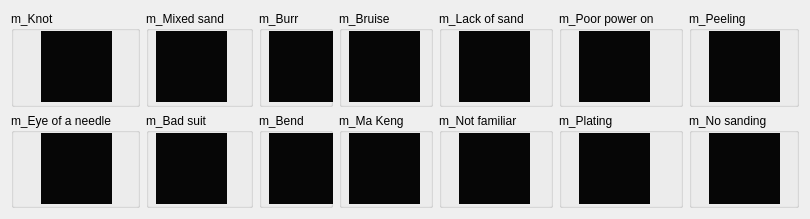
            <widget class="QWidget" name="scrollAreaWidgetContents_4">
             <property name="geometry">
              <rect>
               <x>0</x>
               <y>0</y>
               <width>789</width>
               <height>219</height>
              </rect>
             </property>
             <layout class="QGridLayout" name="gridLayout_13">
              <item row="0" column="0">
               <widget class="QGroupBox" name="groupBox_8">
                <property name="title">
                 <string>m_Knot</string>
                </property>
                <widget class="QLabel" name="CurproductionpageKnotShow">
                 <property name="geometry">
                  <rect>
                   <x>30</x>
                   <y>20</y>
                   <width>71</width>
                   <height>71</height>
                  </rect>
                 </property>
                 <property name="styleSheet">
                  <string notr="true">background-color: rgb(6, 6, 6);</string>
                 </property>
                 <property name="text">
                  <string/>
                 </property>
                 <property name="scaledContents">
                  <bool>true</bool>
                 </property>
                </widget>
               </widget>
              </item>
              <item row="0" column="1">
               <widget class="QGroupBox" name="groupBox_9">
                <property name="title">
                 <string>m_Mixed sand</string>
                </property>
                <widget class="QLabel" name="CurproductionpageMixedShow">
                 <property name="geometry">
                  <rect>
                   <x>10</x>
                   <y>20</y>
                   <width>71</width>
                   <height>71</height>
                  </rect>
                 </property>
                 <property name="styleSheet">
                  <string notr="true">background-color: rgb(6, 6, 6);</string>
                 </property>
                 <property name="text">
                  <string/>
                 </property>
                 <property name="scaledContents">
                  <bool>true</bool>
                 </property>
                </widget>
               </widget>
              </item>
              <item row="0" column="2">
               <widget class="QGroupBox" name="groupBox_12">
                <property name="title">
                 <string>m_Burr</string>
                </property>
                <widget class="QLabel" name="CurproductionpageBurrShow">
                 <property name="geometry">
                  <rect>
                   <x>10</x>
                   <y>20</y>
                   <width>71</width>
                   <height>71</height>
                  </rect>
                 </property>
                 <property name="styleSheet">
                  <string notr="true">background-color: rgb(6, 6, 6);</string>
                 </property>
                 <property name="text">
                  <string/>
                 </property>
                 <property name="scaledContents">
                  <bool>true</bool>
                 </property>
                </widget>
               </widget>
              </item>
              <item row="0" column="3">
               <widget class="QGroupBox" name="groupBox_31">
                <property name="title">
                 <string>m_Bruise</string>
                </property>
                <widget class="QLabel" name="CurproductionpageBuiseShow">
                 <property name="geometry">
                  <rect>
                   <x>10</x>
                   <y>20</y>
                   <width>71</width>
                   <height>71</height>
                  </rect>
                 </property>
                 <property name="styleSheet">
                  <string notr="true">background-color: rgb(6, 6, 6);</string>
                 </property>
                 <property name="text">
                  <string/>
                 </property>
                 <property name="scaledContents">
                  <bool>true</bool>
                 </property>
                </widget>
               </widget>
              </item>
              <item row="0" column="4">
               <widget class="QGroupBox" name="groupBox_33">
                <property name="title">
                 <string>m_Lack of sand</string>
                </property>
                <widget class="QLabel" name="CurproductionpageLackShow">
                 <property name="geometry">
                  <rect>
                   <x>20</x>
                   <y>20</y>
                   <width>71</width>
                   <height>71</height>
                  </rect>
                 </property>
                 <property name="styleSheet">
                  <string notr="true">background-color: rgb(6, 6, 6);</string>
                 </property>
                 <property name="text">
                  <string/>
                 </property>
                 <property name="scaledContents">
                  <bool>true</bool>
                 </property>
                </widget>
               </widget>
              </item>
              <item row="0" column="5">
               <widget class="QGroupBox" name="groupBox_35">
                <property name="title">
                 <string>m_Poor power on</string>
                </property>
                <widget class="QLabel" name="CurproductionpagePoorShow">
                 <property name="geometry">
                  <rect>
                   <x>20</x>
                   <y>20</y>
                   <width>71</width>
                   <height>71</height>
                  </rect>
                 </property>
                 <property name="styleSheet">
                  <string notr="true">background-color: rgb(6, 6, 6);</string>
                 </property>
                 <property name="text">
                  <string/>
                 </property>
                 <property name="scaledContents">
                  <bool>true</bool>
                 </property>
                </widget>
               </widget>
              </item>
              <item row="0" column="6">
               <widget class="QGroupBox" name="groupBox_37">
                <property name="title">
                 <string>m_Peeling</string>
                </property>
                <widget class="QLabel" name="CurproductionpagePeelingShow">
                 <property name="geometry">
                  <rect>
                   <x>20</x>
                   <y>20</y>
                   <width>71</width>
                   <height>71</height>
                  </rect>
                 </property>
                 <property name="styleSheet">
                  <string notr="true">background-color: rgb(6, 6, 6);</string>
                 </property>
                 <property name="text">
                  <string/>
                 </property>
                 <property name="scaledContents">
                  <bool>true</bool>
                 </property>
                </widget>
               </widget>
              </item>
              <item row="1" column="0">
               <widget class="QGroupBox" name="groupBox_10">
                <property name="title">
                 <string>m_Eye of a needle</string>
                </property>
                <widget class="QLabel" name="CurproductionpageEye">
                 <property name="geometry">
                  <rect>
                   <x>30</x>
                   <y>20</y>
                   <width>71</width>
                   <height>71</height>
                  </rect>
                 </property>
                 <property name="styleSheet">
                  <string notr="true">background-color: rgb(6, 6, 6);</string>
                 </property>
                 <property name="text">
                  <string/>
                 </property>
                 <property name="scaledContents">
                  <bool>true</bool>
                 </property>
                </widget>
               </widget>
              </item>
              <item row="1" column="1">
               <widget class="QGroupBox" name="groupBox_11">
                <property name="title">
                 <string>m_Bad suit</string>
                </property>
                <widget class="QLabel" name="CurproductionpageBadShow">
                 <property name="geometry">
                  <rect>
                   <x>10</x>
                   <y>20</y>
                   <width>71</width>
                   <height>71</height>
                  </rect>
                 </property>
                 <property name="styleSheet">
                  <string notr="true">background-color: rgb(6, 6, 6);</string>
                 </property>
                 <property name="text">
                  <string/>
                 </property>
                 <property name="scaledContents">
                  <bool>true</bool>
                 </property>
                </widget>
               </widget>
              </item>
              <item row="1" column="2">
               <widget class="QGroupBox" name="groupBox_13">
                <property name="title">
                 <string>m_Bend</string>
                </property>
                <widget class="QLabel" name="CurproductionpageBendShow">
                 <property name="geometry">
                  <rect>
                   <x>10</x>
                   <y>20</y>
                   <width>71</width>
                   <height>71</height>
                  </rect>
                 </property>
                 <property name="styleSheet">
                  <string notr="true">background-color: rgb(6, 6, 6);</string>
                 </property>
                 <property name="text">
                  <string/>
                 </property>
                 <property name="scaledContents">
                  <bool>true</bool>
                 </property>
                </widget>
               </widget>
              </item>
              <item row="1" column="3">
               <widget class="QGroupBox" name="groupBox_32">
                <property name="title">
                 <string>m_Ma Keng</string>
                </property>
                <widget class="QLabel" name="CurproductionpageMaShow">
                 <property name="geometry">
                  <rect>
                   <x>10</x>
                   <y>20</y>
                   <width>71</width>
                   <height>71</height>
                  </rect>
                 </property>
                 <property name="styleSheet">
                  <string notr="true">background-color: rgb(6, 6, 6);</string>
                 </property>
                 <property name="text">
                  <string/>
                 </property>
                 <property name="scaledContents">
                  <bool>true</bool>
                 </property>
                </widget>
               </widget>
              </item>
              <item row="1" column="4">
               <widget class="QGroupBox" name="groupBox_34">
                <property name="title">
                 <string>m_Not familiar</string>
                </property>
                <widget class="QLabel" name="CurproductionpageNotShow">
                 <property name="geometry">
                  <rect>
                   <x>20</x>
                   <y>20</y>
                   <width>71</width>
                   <height>71</height>
                  </rect>
                 </property>
                 <property name="styleSheet">
                  <string notr="true">background-color: rgb(6, 6, 6);</string>
                 </property>
                 <property name="text">
                  <string/>
                 </property>
                 <property name="scaledContents">
                  <bool>true</bool>
                 </property>
                </widget>
               </widget>
              </item>
              <item row="1" column="5">
               <widget class="QGroupBox" name="groupBox_36">
                <property name="title">
                 <string>m_Plating</string>
                </property>
                <widget class="QLabel" name="CurproductionpageFlatingShow">
                 <property name="geometry">
                  <rect>
                   <x>20</x>
                   <y>20</y>
                   <width>71</width>
                   <height>71</height>
                  </rect>
                 </property>
                 <property name="styleSheet">
                  <string notr="true">background-color: rgb(6, 6, 6);</string>
                 </property>
                 <property name="text">
                  <string/>
                 </property>
                 <property name="scaledContents">
                  <bool>true</bool>
                 </property>
                </widget>
               </widget>
              </item>
              <item row="1" column="6">
               <widget class="QGroupBox" name="groupBox_38">
                <property name="title">
                 <string>m_No sanding </string>
                </property>
                <widget class="QLabel" name="CurproductionpageNoShow">
                 <property name="geometry">
                  <rect>
                   <x>20</x>
                   <y>20</y>
                   <width>71</width>
                   <height>71</height>
                  </rect>
                 </property>
                 <property name="styleSheet">
                  <string notr="true">background-color: rgb(6, 6, 6);</string>
                 </property>
                 <property name="text">
                  <string/>
                 </property>
                 <property name="scaledContents">
                  <bool>true</bool>
                 </property>
                </widget>
               </widget>
              </item>
             </layout>
            </widget>
